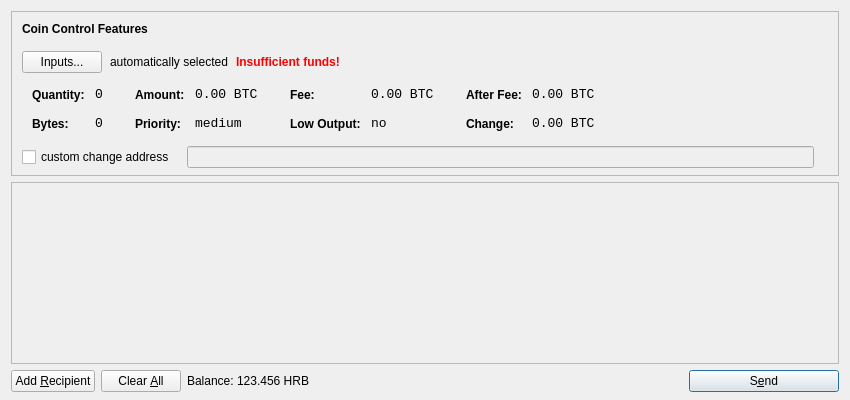
<?xml version="1.0" encoding="UTF-8"?>
<ui version="4.0">
 <class>SendCoinsDialog</class>
 <widget class="QDialog" name="SendCoinsDialog">
  <property name="geometry">
   <rect>
    <x>0</x>
    <y>0</y>
    <width>850</width>
    <height>400</height>
   </rect>
  </property>
  <property name="windowTitle">
   <string>Send Coins</string>
  </property>
  <layout class="QVBoxLayout" name="verticalLayout" stretch="0,1,0">
   <property name="bottomMargin">
    <number>8</number>
   </property>
   <item>
    <widget class="QFrame" name="frameCoinControl">
     <property name="sizePolicy">
      <sizepolicy hsizetype="Expanding" vsizetype="Expanding">
       <horstretch>0</horstretch>
       <verstretch>0</verstretch>
      </sizepolicy>
     </property>
     <property name="maximumSize">
      <size>
       <width>16777215</width>
       <height>16777215</height>
      </size>
     </property>
     <property name="frameShape">
      <enum>QFrame::StyledPanel</enum>
     </property>
     <property name="frameShadow">
      <enum>QFrame::Sunken</enum>
     </property>
     <layout class="QVBoxLayout" name="verticalLayoutCoinControl2">
      <property name="spacing">
       <number>-1</number>
      </property>
      <property name="leftMargin">
       <number>0</number>
      </property>
      <property name="topMargin">
       <number>0</number>
      </property>
      <property name="rightMargin">
       <number>0</number>
      </property>
      <property name="bottomMargin">
       <number>6</number>
      </property>
      <item>
       <layout class="QVBoxLayout" name="verticalLayoutCoinControl" stretch="0,0,0,0,1">
        <property name="spacing">
         <number>0</number>
        </property>
        <property name="leftMargin">
         <number>10</number>
        </property>
        <property name="topMargin">
         <number>10</number>
        </property>
        <item>
         <layout class="QHBoxLayout" name="horizontalLayoutCoinControl1">
          <property name="bottomMargin">
           <number>15</number>
          </property>
          <item>
           <widget class="QLabel" name="labelCoinControlFeatures">
            <property name="sizePolicy">
             <sizepolicy hsizetype="Preferred" vsizetype="Maximum">
              <horstretch>0</horstretch>
              <verstretch>0</verstretch>
             </sizepolicy>
            </property>
            <property name="font">
             <font>
              <weight>75</weight>
              <bold>true</bold>
             </font>
            </property>
            <property name="styleSheet">
             <string notr="true">font-weight:bold;</string>
            </property>
            <property name="text">
             <string>Coin Control Features</string>
            </property>
           </widget>
          </item>
         </layout>
        </item>
        <item>
         <layout class="QHBoxLayout" name="horizontalLayoutCoinControl2" stretch="0,0,0,0">
          <property name="spacing">
           <number>8</number>
          </property>
          <property name="bottomMargin">
           <number>10</number>
          </property>
          <item>
           <widget class="QPushButton" name="pushButtonCoinControl">
            <property name="styleSheet">
             <string notr="true"/>
            </property>
            <property name="text">
             <string>Inputs...</string>
            </property>
           </widget>
          </item>
          <item>
           <widget class="QLabel" name="labelCoinControlAutomaticallySelected">
            <property name="text">
             <string>automatically selected</string>
            </property>
            <property name="margin">
             <number>5</number>
            </property>
           </widget>
          </item>
          <item>
           <widget class="QLabel" name="labelCoinControlInsuffFunds">
            <property name="font">
             <font>
              <weight>75</weight>
              <bold>true</bold>
             </font>
            </property>
            <property name="styleSheet">
             <string notr="true">color:red;font-weight:bold;</string>
            </property>
            <property name="text">
             <string>Insufficient funds!</string>
            </property>
            <property name="margin">
             <number>5</number>
            </property>
           </widget>
          </item>
          <item>
           <spacer name="horizontalSpacerCoinControl">
            <property name="orientation">
             <enum>Qt::Horizontal</enum>
            </property>
            <property name="sizeHint" stdset="0">
             <size>
              <width>40</width>
              <height>1</height>
             </size>
            </property>
           </spacer>
          </item>
         </layout>
        </item>
        <item>
         <widget class="QWidget" name="widgetCoinControl" native="true">
          <property name="sizePolicy">
           <sizepolicy hsizetype="Preferred" vsizetype="Preferred">
            <horstretch>0</horstretch>
            <verstretch>0</verstretch>
           </sizepolicy>
          </property>
          <property name="minimumSize">
           <size>
            <width>0</width>
            <height>0</height>
           </size>
          </property>
          <property name="styleSheet">
           <string notr="true"/>
          </property>
          <layout class="QHBoxLayout" name="horizontalLayoutCoinControl5">
           <property name="margin">
            <number>0</number>
           </property>
           <item>
            <layout class="QHBoxLayout" name="horizontalLayoutCoinControl3" stretch="0,0,0,1">
             <property name="spacing">
              <number>20</number>
             </property>
             <property name="topMargin">
              <number>0</number>
             </property>
             <property name="bottomMargin">
              <number>10</number>
             </property>
             <item>
              <layout class="QFormLayout" name="formLayoutCoinControl1">
               <property name="horizontalSpacing">
                <number>10</number>
               </property>
               <property name="verticalSpacing">
                <number>14</number>
               </property>
               <property name="leftMargin">
                <number>10</number>
               </property>
               <property name="topMargin">
                <number>4</number>
               </property>
               <property name="rightMargin">
                <number>6</number>
               </property>
               <item row="0" column="0">
                <widget class="QLabel" name="labelCoinControlQuantityText">
                 <property name="styleSheet">
                  <string notr="true">font-weight:bold;</string>
                 </property>
                 <property name="text">
                  <string>Quantity:</string>
                 </property>
                 <property name="margin">
                  <number>0</number>
                 </property>
                </widget>
               </item>
               <item row="0" column="1">
                <widget class="QLabel" name="labelCoinControlQuantity">
                 <property name="font">
                  <font>
                   <family>Monospace</family>
                   <pointsize>10</pointsize>
                  </font>
                 </property>
                 <property name="cursor">
                  <cursorShape>IBeamCursor</cursorShape>
                 </property>
                 <property name="contextMenuPolicy">
                  <enum>Qt::ActionsContextMenu</enum>
                 </property>
                 <property name="text">
                  <string notr="true">0</string>
                 </property>
                 <property name="margin">
                  <number>0</number>
                 </property>
                 <property name="textInteractionFlags">
                  <set>Qt::LinksAccessibleByMouse|Qt::TextSelectableByKeyboard|Qt::TextSelectableByMouse</set>
                 </property>
                </widget>
               </item>
               <item row="1" column="0">
                <widget class="QLabel" name="labelCoinControlBytesText">
                 <property name="styleSheet">
                  <string notr="true">font-weight:bold;</string>
                 </property>
                 <property name="text">
                  <string>Bytes:</string>
                 </property>
                </widget>
               </item>
               <item row="1" column="1">
                <widget class="QLabel" name="labelCoinControlBytes">
                 <property name="font">
                  <font>
                   <family>Monospace</family>
                   <pointsize>10</pointsize>
                  </font>
                 </property>
                 <property name="cursor">
                  <cursorShape>IBeamCursor</cursorShape>
                 </property>
                 <property name="contextMenuPolicy">
                  <enum>Qt::ActionsContextMenu</enum>
                 </property>
                 <property name="text">
                  <string notr="true">0</string>
                 </property>
                 <property name="textInteractionFlags">
                  <set>Qt::LinksAccessibleByMouse|Qt::TextSelectableByKeyboard|Qt::TextSelectableByMouse</set>
                 </property>
                </widget>
               </item>
              </layout>
             </item>
             <item>
              <layout class="QFormLayout" name="formLayoutCoinControl2">
               <property name="horizontalSpacing">
                <number>10</number>
               </property>
               <property name="verticalSpacing">
                <number>14</number>
               </property>
               <property name="leftMargin">
                <number>6</number>
               </property>
               <property name="topMargin">
                <number>4</number>
               </property>
               <property name="rightMargin">
                <number>6</number>
               </property>
               <item row="0" column="0">
                <widget class="QLabel" name="labelCoinControlAmountText">
                 <property name="styleSheet">
                  <string notr="true">font-weight:bold;</string>
                 </property>
                 <property name="text">
                  <string>Amount:</string>
                 </property>
                 <property name="margin">
                  <number>0</number>
                 </property>
                </widget>
               </item>
               <item row="0" column="1">
                <widget class="QLabel" name="labelCoinControlAmount">
                 <property name="font">
                  <font>
                   <family>Monospace</family>
                   <pointsize>10</pointsize>
                  </font>
                 </property>
                 <property name="cursor">
                  <cursorShape>IBeamCursor</cursorShape>
                 </property>
                 <property name="contextMenuPolicy">
                  <enum>Qt::ActionsContextMenu</enum>
                 </property>
                 <property name="text">
                  <string notr="true">0.00 BTC</string>
                 </property>
                 <property name="textInteractionFlags">
                  <set>Qt::LinksAccessibleByMouse|Qt::TextSelectableByKeyboard|Qt::TextSelectableByMouse</set>
                 </property>
                </widget>
               </item>
               <item row="1" column="0">
                <widget class="QLabel" name="labelCoinControlPriorityText">
                 <property name="styleSheet">
                  <string notr="true">font-weight:bold;</string>
                 </property>
                 <property name="text">
                  <string>Priority:</string>
                 </property>
                </widget>
               </item>
               <item row="1" column="1">
                <widget class="QLabel" name="labelCoinControlPriority">
                 <property name="font">
                  <font>
                   <family>Monospace</family>
                   <pointsize>10</pointsize>
                  </font>
                 </property>
                 <property name="cursor">
                  <cursorShape>IBeamCursor</cursorShape>
                 </property>
                 <property name="contextMenuPolicy">
                  <enum>Qt::ActionsContextMenu</enum>
                 </property>
                 <property name="text">
                  <string>medium</string>
                 </property>
                 <property name="textInteractionFlags">
                  <set>Qt::LinksAccessibleByMouse|Qt::TextSelectableByKeyboard|Qt::TextSelectableByMouse</set>
                 </property>
                </widget>
               </item>
              </layout>
             </item>
             <item>
              <layout class="QFormLayout" name="formLayoutCoinControl3">
               <property name="horizontalSpacing">
                <number>10</number>
               </property>
               <property name="verticalSpacing">
                <number>14</number>
               </property>
               <property name="leftMargin">
                <number>6</number>
               </property>
               <property name="topMargin">
                <number>4</number>
               </property>
               <property name="rightMargin">
                <number>6</number>
               </property>
               <item row="0" column="0">
                <widget class="QLabel" name="labelCoinControlFeeText">
                 <property name="styleSheet">
                  <string notr="true">font-weight:bold;</string>
                 </property>
                 <property name="text">
                  <string>Fee:</string>
                 </property>
                 <property name="margin">
                  <number>0</number>
                 </property>
                </widget>
               </item>
               <item row="0" column="1">
                <widget class="QLabel" name="labelCoinControlFee">
                 <property name="font">
                  <font>
                   <family>Monospace</family>
                   <pointsize>10</pointsize>
                  </font>
                 </property>
                 <property name="cursor">
                  <cursorShape>IBeamCursor</cursorShape>
                 </property>
                 <property name="contextMenuPolicy">
                  <enum>Qt::ActionsContextMenu</enum>
                 </property>
                 <property name="text">
                  <string notr="true">0.00 BTC</string>
                 </property>
                 <property name="textInteractionFlags">
                  <set>Qt::LinksAccessibleByMouse|Qt::TextSelectableByKeyboard|Qt::TextSelectableByMouse</set>
                 </property>
                </widget>
               </item>
               <item row="1" column="0">
                <widget class="QLabel" name="labelCoinControlLowOutputText">
                 <property name="styleSheet">
                  <string notr="true">font-weight:bold;</string>
                 </property>
                 <property name="text">
                  <string>Low Output:</string>
                 </property>
                </widget>
               </item>
               <item row="1" column="1">
                <widget class="QLabel" name="labelCoinControlLowOutput">
                 <property name="font">
                  <font>
                   <family>Monospace</family>
                   <pointsize>10</pointsize>
                  </font>
                 </property>
                 <property name="cursor">
                  <cursorShape>IBeamCursor</cursorShape>
                 </property>
                 <property name="contextMenuPolicy">
                  <enum>Qt::ActionsContextMenu</enum>
                 </property>
                 <property name="text">
                  <string>no</string>
                 </property>
                 <property name="textInteractionFlags">
                  <set>Qt::LinksAccessibleByMouse|Qt::TextSelectableByKeyboard|Qt::TextSelectableByMouse</set>
                 </property>
                </widget>
               </item>
              </layout>
             </item>
             <item>
              <layout class="QFormLayout" name="formLayoutCoinControl4">
               <property name="horizontalSpacing">
                <number>10</number>
               </property>
               <property name="verticalSpacing">
                <number>14</number>
               </property>
               <property name="leftMargin">
                <number>6</number>
               </property>
               <property name="topMargin">
                <number>4</number>
               </property>
               <property name="rightMargin">
                <number>6</number>
               </property>
               <item row="0" column="0">
                <widget class="QLabel" name="labelCoinControlAfterFeeText">
                 <property name="styleSheet">
                  <string notr="true">font-weight:bold;</string>
                 </property>
                 <property name="text">
                  <string>After Fee:</string>
                 </property>
                 <property name="margin">
                  <number>0</number>
                 </property>
                </widget>
               </item>
               <item row="0" column="1">
                <widget class="QLabel" name="labelCoinControlAfterFee">
                 <property name="font">
                  <font>
                   <family>Monospace</family>
                   <pointsize>10</pointsize>
                  </font>
                 </property>
                 <property name="cursor">
                  <cursorShape>IBeamCursor</cursorShape>
                 </property>
                 <property name="contextMenuPolicy">
                  <enum>Qt::ActionsContextMenu</enum>
                 </property>
                 <property name="text">
                  <string notr="true">0.00 BTC</string>
                 </property>
                 <property name="textInteractionFlags">
                  <set>Qt::LinksAccessibleByMouse|Qt::TextSelectableByKeyboard|Qt::TextSelectableByMouse</set>
                 </property>
                </widget>
               </item>
               <item row="1" column="0">
                <widget class="QLabel" name="labelCoinControlChangeText">
                 <property name="styleSheet">
                  <string notr="true">font-weight:bold;</string>
                 </property>
                 <property name="text">
                  <string>Change:</string>
                 </property>
                </widget>
               </item>
               <item row="1" column="1">
                <widget class="QLabel" name="labelCoinControlChange">
                 <property name="font">
                  <font>
                   <family>Monospace</family>
                   <pointsize>10</pointsize>
                  </font>
                 </property>
                 <property name="cursor">
                  <cursorShape>IBeamCursor</cursorShape>
                 </property>
                 <property name="contextMenuPolicy">
                  <enum>Qt::ActionsContextMenu</enum>
                 </property>
                 <property name="text">
                  <string notr="true">0.00 BTC</string>
                 </property>
                 <property name="textInteractionFlags">
                  <set>Qt::LinksAccessibleByMouse|Qt::TextSelectableByKeyboard|Qt::TextSelectableByMouse</set>
                 </property>
                </widget>
               </item>
              </layout>
             </item>
            </layout>
           </item>
          </layout>
         </widget>
        </item>
        <item>
         <layout class="QHBoxLayout" name="horizontalLayoutCoinControl4" stretch="0,0,0">
          <property name="spacing">
           <number>12</number>
          </property>
          <property name="sizeConstraint">
           <enum>QLayout::SetDefaultConstraint</enum>
          </property>
          <property name="topMargin">
           <number>5</number>
          </property>
          <property name="rightMargin">
           <number>5</number>
          </property>
          <item>
           <widget class="QCheckBox" name="checkBoxCoinControlChange">
            <property name="text">
             <string>custom change address</string>
            </property>
           </widget>
          </item>
          <item>
           <widget class="QLineEdit" name="lineEditCoinControlChange">
            <property name="enabled">
             <bool>false</bool>
            </property>
            <property name="sizePolicy">
             <sizepolicy hsizetype="Expanding" vsizetype="Fixed">
              <horstretch>0</horstretch>
              <verstretch>0</verstretch>
             </sizepolicy>
            </property>
           </widget>
          </item>
          <item>
           <widget class="QLabel" name="labelCoinControlChangeLabel">
            <property name="sizePolicy">
             <sizepolicy hsizetype="Preferred" vsizetype="Expanding">
              <horstretch>0</horstretch>
              <verstretch>0</verstretch>
             </sizepolicy>
            </property>
            <property name="minimumSize">
             <size>
              <width>0</width>
              <height>0</height>
             </size>
            </property>
            <property name="text">
             <string/>
            </property>
            <property name="margin">
             <number>3</number>
            </property>
           </widget>
          </item>
         </layout>
        </item>
        <item>
         <spacer name="verticalSpacerCoinControl">
          <property name="orientation">
           <enum>Qt::Vertical</enum>
          </property>
          <property name="sizeHint" stdset="0">
           <size>
            <width>800</width>
            <height>1</height>
           </size>
          </property>
         </spacer>
        </item>
       </layout>
      </item>
     </layout>
    </widget>
   </item>
   <item>
    <widget class="QScrollArea" name="scrollArea">
     <property name="widgetResizable">
      <bool>true</bool>
     </property>
     <widget class="QWidget" name="scrollAreaWidgetContents">
      <property name="geometry">
       <rect>
        <x>0</x>
        <y>0</y>
        <width>830</width>
        <height>165</height>
       </rect>
      </property>
      <layout class="QVBoxLayout" name="verticalLayout_2">
       <property name="margin">
        <number>0</number>
       </property>
       <item>
        <layout class="QVBoxLayout" name="entries">
         <property name="spacing">
          <number>6</number>
         </property>
        </layout>
       </item>
       <item>
        <spacer name="verticalSpacer">
         <property name="orientation">
          <enum>Qt::Vertical</enum>
         </property>
         <property name="sizeHint" stdset="0">
          <size>
           <width>20</width>
           <height>40</height>
          </size>
         </property>
        </spacer>
       </item>
      </layout>
     </widget>
    </widget>
   </item>
   <item>
    <layout class="QHBoxLayout" name="horizontalLayout">
     <item>
      <widget class="QPushButton" name="addButton">
       <property name="toolTip">
        <string>Send to multiple recipients at once</string>
       </property>
       <property name="text">
        <string>Add &amp;Recipient</string>
       </property>
       <property name="icon">
        <iconset resource="../bitcoin.qrc">
         <normaloff>:/icons/add</normaloff>:/icons/add</iconset>
       </property>
       <property name="autoDefault">
        <bool>false</bool>
       </property>
      </widget>
     </item>
     <item>
      <widget class="QPushButton" name="clearButton">
       <property name="sizePolicy">
        <sizepolicy hsizetype="Minimum" vsizetype="Fixed">
         <horstretch>0</horstretch>
         <verstretch>0</verstretch>
        </sizepolicy>
       </property>
       <property name="toolTip">
        <string>Remove all transaction fields</string>
       </property>
       <property name="text">
        <string>Clear &amp;All</string>
       </property>
       <property name="icon">
        <iconset resource="../bitcoin.qrc">
         <normaloff>:/icons/remove</normaloff>:/icons/remove</iconset>
       </property>
       <property name="autoRepeatDelay">
        <number>300</number>
       </property>
       <property name="autoDefault">
        <bool>false</bool>
       </property>
      </widget>
     </item>
     <item>
      <layout class="QHBoxLayout" name="horizontalLayout_2">
       <property name="spacing">
        <number>3</number>
       </property>
       <item>
        <widget class="QLabel" name="label">
         <property name="text">
          <string>Balance:</string>
         </property>
        </widget>
       </item>
       <item>
        <widget class="QLabel" name="labelBalance">
         <property name="cursor">
          <cursorShape>IBeamCursor</cursorShape>
         </property>
         <property name="text">
          <string>123.456 HRB</string>
         </property>
         <property name="textInteractionFlags">
          <set>Qt::LinksAccessibleByMouse|Qt::TextSelectableByKeyboard|Qt::TextSelectableByMouse</set>
         </property>
        </widget>
       </item>
      </layout>
     </item>
     <item>
      <spacer name="horizontalSpacer">
       <property name="orientation">
        <enum>Qt::Horizontal</enum>
       </property>
       <property name="sizeHint" stdset="0">
        <size>
         <width>40</width>
         <height>20</height>
        </size>
       </property>
      </spacer>
     </item>
     <item>
      <widget class="QPushButton" name="sendButton">
       <property name="minimumSize">
        <size>
         <width>150</width>
         <height>0</height>
        </size>
       </property>
       <property name="toolTip">
        <string>Confirm the send action</string>
       </property>
       <property name="text">
        <string>S&amp;end</string>
       </property>
       <property name="icon">
        <iconset resource="../bitcoin.qrc">
         <normaloff>:/icons/send</normaloff>:/icons/send</iconset>
       </property>
       <property name="default">
        <bool>true</bool>
       </property>
      </widget>
     </item>
    </layout>
   </item>
  </layout>
 </widget>
 <resources>
  <include location="../bitcoin.qrc"/>
 </resources>
 <connections/>
</ui>
